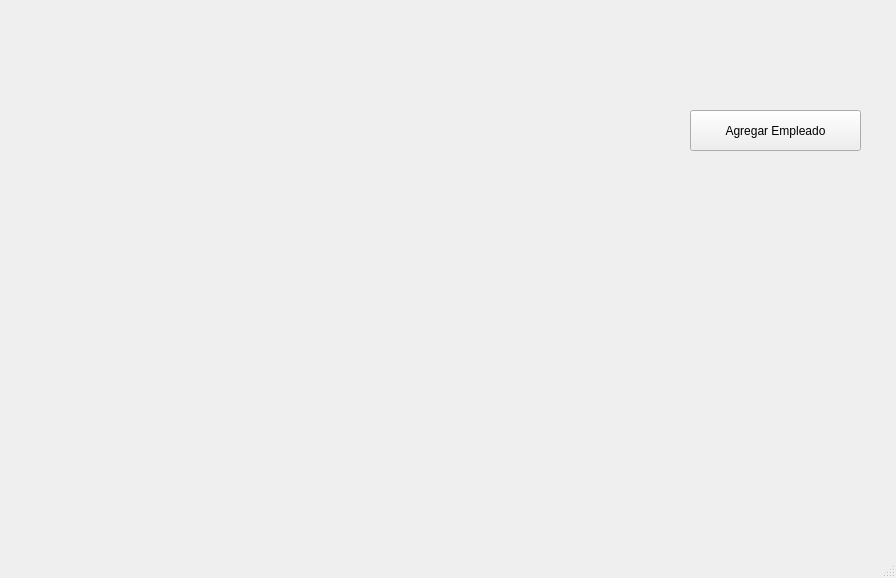
<?xml version="1.0" encoding="UTF-8"?>
<ui version="4.0">
 <class>MainWindow</class>
 <widget class="QMainWindow" name="MainWindow">
  <property name="geometry">
   <rect>
    <x>0</x>
    <y>0</y>
    <width>896</width>
    <height>578</height>
   </rect>
  </property>
  <property name="windowTitle">
   <string>MainWindow</string>
  </property>
  <property name="styleSheet">
   <string notr="true"/>
  </property>
  <widget class="QWidget" name="centralwidget">
   <widget class="QPushButton" name="btn_add_employee">
    <property name="geometry">
     <rect>
      <x>690</x>
      <y>110</y>
      <width>171</width>
      <height>41</height>
     </rect>
    </property>
    <property name="styleSheet">
     <string notr="true"/>
    </property>
    <property name="text">
     <string>Agregar Empleado</string>
    </property>
   </widget>
  </widget>
  <widget class="QMenuBar" name="menubar">
   <property name="geometry">
    <rect>
     <x>0</x>
     <y>0</y>
     <width>896</width>
     <height>21</height>
    </rect>
   </property>
  </widget>
  <widget class="QStatusBar" name="statusbar"/>
 </widget>
 <resources/>
 <connections/>
</ui>
